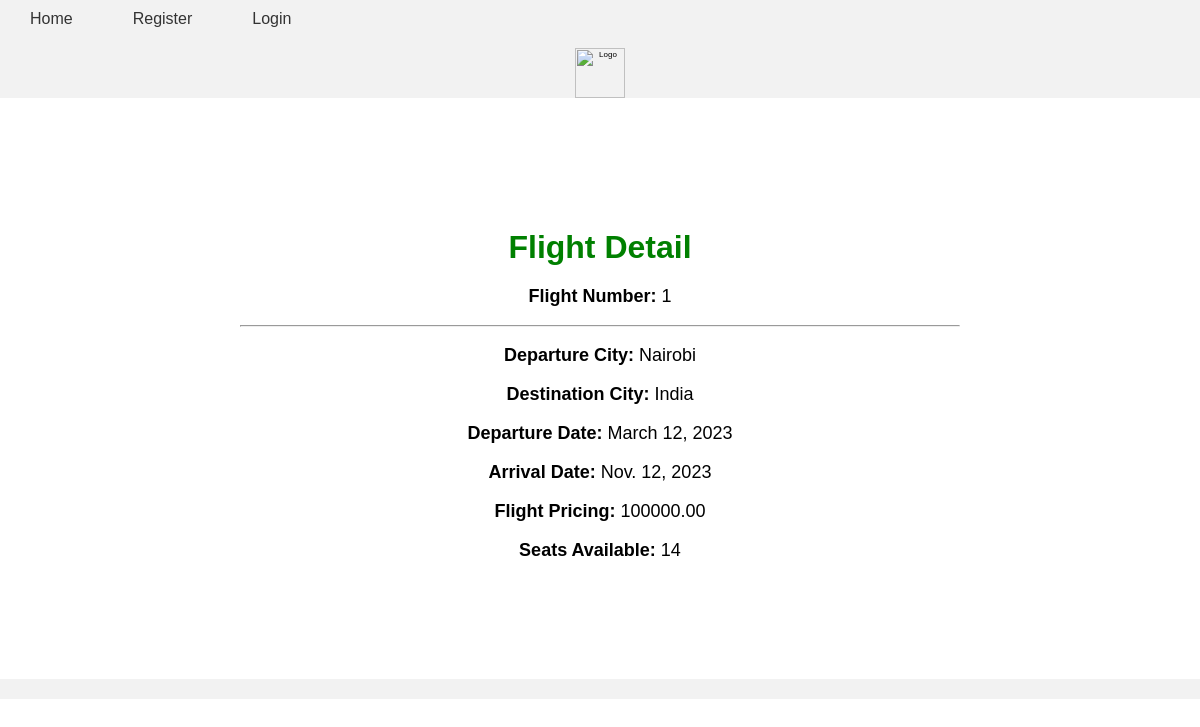
Screenshot of /flights/1/ with the database file from the repository.
### FlightWebsite/models.py (models this page shows, shortened)
class Flight(models.Model):
    flight_number = models.CharField(max_length=50)
    departure_city = models.CharField(max_length=100)
    arrival_city = models.CharField(max_length=100)
    departure_date = models.DateField()
    arrival_date = models.DateField()
    price = models.DecimalField(max_digits=8, decimal_places=2)
    seats_available = models.IntegerField()

### FlightWebsite/views.py (the view)
# urls.py: path('flights/<int:flight_id>/', views.flight_detail, name='flight-detail'),
def flight_detail(request, flight_id):
    flight = Flight.objects.get(id=flight_id)
    return render(request, 'flight_detail.html', {'flight': flight})

### templates/flight_detail.html (shortened to what this page needs)
{% extends "base.html" %}
{% load static %}
{% block styles %}
    <link href="{% static 'css/style.css' %}" rel="stylesheet" type="text/css">
{% endblock styles %}
{% block content %}
  <div class="container py-5">
    <h1 class="display-4 text-center mb-4">Flight Detail</h1>
    <div class="flight-info">
      <p class="mb-4"><strong>Flight Number:</strong> {{ flight.flight_number }}</p>
      <hr>
      <div class="row">
        <div class="col-md-6">
          <p><strong>Departure City:</strong> {{ flight.departure_city }}</p>
          <p><strong>Destination City:</strong> {{ flight.arrival_city }}</p>
          <p><strong>Departure Date:</strong> {{ flight.departure_date }}</p>
          <p><strong>Arrival Date:</strong> {{ flight.arrival_date }}</p>
        </div>
        <div class="col-md-6">
          <p><strong>Flight Pricing:</strong> {{ flight.price }}</p>
          <p><strong>Seats Available:</strong> {{ flight.seats_available }}</p>
        </div>
      </div>
    </div>
  </div>
{% endblock %}

### static/css/style.css (style rules this page uses)
body { font-family: Arial, sans-serif; margin: 0; padding: 0; background-size: cover; background-position: center; background-repeat: no-repeat; background-image: url('https://www.google.com/url?sa=i&url=https%3A%2F%2Fwww.shutterstock.com%2Fsearch%2Fpurple-future-background&psig=AOvVaw2d1VYkkKmskU74ens-zbal&ust=1687857318862000&source=images&cd=vfe&ved=0CBEQjRxqFwoTCJDsvdXM4P8CFQAAAAAdAAAAABAJ'); }

### templates/base.html (style rules this page uses)
body { background-image: url('https://media.istockphoto.com/id/155439315/photo/passenger-airplane-flying-above-clouds-during-sunset.jpg?s=612x612&w=0&k=20&c=LJWadbs3B-jSGJBVy9s0f8gZMHi2NvWFXa3VJ2lFcL0='); background-size: cover; font-family: Arial, sans-serif; margin: 0; padding: 0; }
.container { max-width: 800px; margin: 0 auto; padding: 40px; text-align: center; }
h1 { font-size: 32px; margin-bottom: 20px; color: green; }
p { font-size: 18px; }

### rows the page displays
Flight: flight_number "1", departure_city "Nairobi", arrival_city "India", departure_date "March 12, 2023", arrival_date "Nov. 12, 2023", price "100000.00", seats_available "14"
